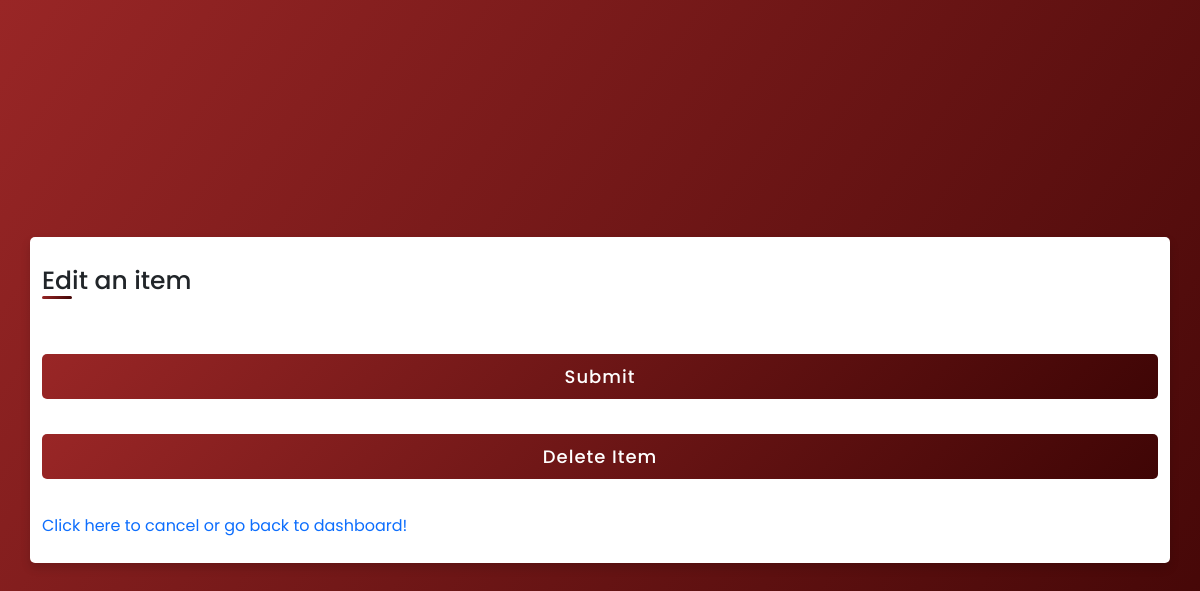
Page /user/Inventory/Edit_Check/2 (signed in) on the earlier database version.
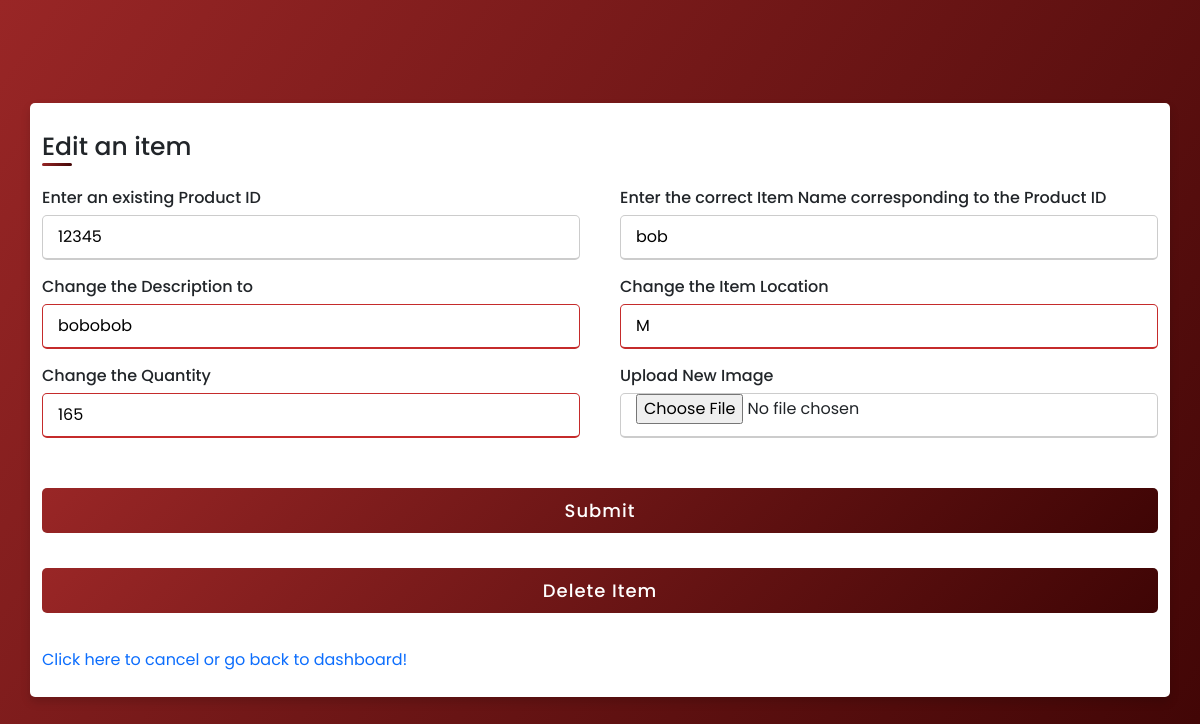
Same page on the later database version.
### website/models.py (models this page shows)
class Inventory(db.Model):
    id = db.Column(db.Integer, primary_key=True)
    product_id = db.Column(db.Integer(), unique=True)
    product_name = db.Column(db.String(26))
    date_added = db.Column(db.DateTime(timezone=True), default=func.now())
    desc=db.Column(db.String(200))
    i_loc=db.Column(db.String(200))
    quantity= db.Column(db.Integer)
    group= db.Column(db.String(26))
    subgroup=db.Column(db.String(26))
    dispose=db.Column(db.Boolean)
    tracklow=db.Column(db.Boolean)
    lownum=db.Column(db.Integer)
    Creator = db.Column(db.Integer, db.ForeignKey('user.id', ondelete="CASCADE"),nullable=False) ##foreign key relationship //id of who added it.

### website/views.py (the view)
@views.route("/user/Inventory/Edit_Check/<id>")
@login_required
def edit_check(id):
    if session.get("id",None) is not None:
        product = Inventory.query.filter_by(id = id).first()
        return render_template("edit.html",user=current_user, data = product)
    else:
        flash("You do not have access to this page!", category="error")
        return redirect(url_for('views.home'))

### website/templates/edit.html (shortened to what this page needs)
<!DOCTYPE html>
<html lang="en" dir="ltr">
  <head>
    <link rel= "stylesheet" type= "text/css" href= "{{ url_for('static',filename='styles1.css') }}">
    <link href="https://cdn.jsdelivr.net/npm/bootstrap@5.1.3/dist/css/bootstrap.min.css" rel="stylesheet">
   </head>
<body>
  <div class="container">
    <div class="title">Edit an item</div>
    <div class="content">
      {% if session['ISstaff'] and session['id'] %}
      <form action="/user/Inventory/Edit" method="POST" enctype="multipart/form-data">
         <div class="user-details">
          {% if data %}
          <div class="input-box">
            <span class="details">Enter an existing Product ID</span>
            <input type="text" id="product_id" name ="product_id" placeholder={{data.product_id}} value={{data.product_id}} required readonly>
          </div>
          <div class="input-box">
            <span class="details">Enter the correct Item Name corresponding to the Product ID</span>
            <input type="text" id="product_name" name ="product_name" placeholder={{data.product_name}} value="{{data.product_name}}" required readonly>
          </div>
          <div class="input-box">
            <span class="details">Change the Description to </span>
            <input type="text"  id="desc" name ="desc" placeholder={{data.desc}} value="{{data.desc}}" required>
          </div>
          <div class="input-box">
            <span class="details">Change the Item Location</span>
            <input type="text"  id="i_loc" name ="i_loc" placeholder={{data.i_loc}} value="{{data.i_loc}}" required>
          </div>
          <div class="input-box">
            <span class="details">Change the Quantity</span>
            <input type="text"  id="quantity" name ="quantity" placeholder={{data.quantity}} value={{data.quantity}} required>
          </div>
          <div class="input-box">
            <span class="details">Upload New Image</span>
            <input type="file" name="file" autocomplete="off" required>
          </div>
          {% endif %}
        </div>
        <div class="button">
          <input type="submit" name="submit_button" value="Submit">
        </div>
        <div class = "button">
          <input type="submit" name="submit_button" value="Delete Item">
        </div>
        <div>
            <a style="text-decoration:none" style="align-items:center" href="{{url_for('views.user')}}">Click here to cancel or go back to dashboard!</a>
        </div>
      {% else %}
        <div>
          <a style="text-decoration:none" style="align-items:center" href="{{url_for('views.user')}}">You don't have access to edit an item!</a>
      </div>
      {% endif %}
      </form>
    </div>
  </div>
</body>
</html>

Differences in the rows shown:
added Inventory: product_id "12345", product_name "bob", desc "bobobob", i_loc "M", quantity "165"
Other differences:
text now shown: "Enter an existing Product ID Enter the correct Item Name corresponding to the Product ID Change the Description to Change the Item Location Change the Quantity Upload New Image"
